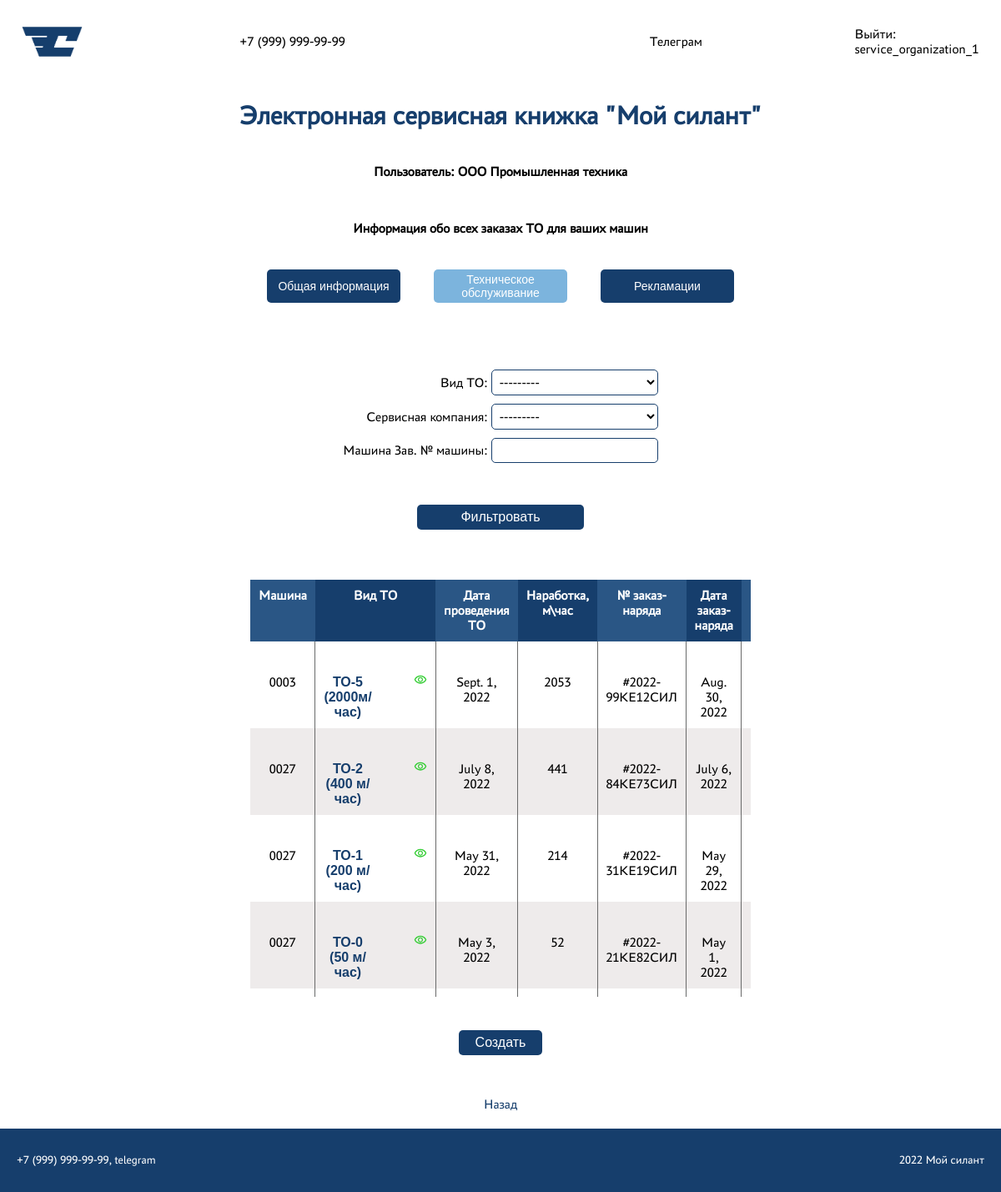
/maintenances/ (signed in), run on the app's committed database.
### core/models.py (models this page shows, shortened)
class Maintenance(models.Model):
    maintenance_type = models.ForeignKey(MaintenanceType, on_delete=models.CASCADE, verbose_name='Вид ТО')
    maintenance_date = models.DateField(null=True, verbose_name='Дата проведения ТО')
    operating_time = models.IntegerField(verbose_name='Наработка, м/час')
    work_order_number = models.CharField(max_length=255, verbose_name='№ заказ-наряда')
    work_order_date = models.DateField(null=True, verbose_name='Дата заказ-наряда')
    the_organization_that_carried_out_the_maintenance = models.ForeignKey(TheOrganizationThatCarriedOutTheMaintenance, on_delete=models.CASCADE, verbose_name='Организация, проводившая ТО')
    machine = models.ForeignKey(Machine, on_delete=models.CASCADE, verbose_name='Машина')
    service_company = models.ForeignKey(ServiceCompany, on_delete=models.CASCADE, blank=True, null=True, verbose_name='Сервисная компания')
    class Meta:
        ordering = ['-maintenance_date']

class Machine(models.Model):
    serial_number_of_machine = models.CharField(max_length=255, verbose_name='Зав. № машины')
    model_of_equipment = models.ForeignKey(EquipmentModel, on_delete=models.CASCADE, verbose_name='Модель техники')
    model_of_engine = models.ForeignKey(EngineModel, on_delete=models.CASCADE, verbose_name='Модель двигателя')
    serial_number_of_engine = models.CharField(max_length=255, verbose_name='Зав. № двигателя')
    transmission_model = models.ForeignKey(TransmissionModel, on_delete=models.CASCADE, verbose_name='Модель трансмиссии')
    serial_number_of_transmission = models.CharField(max_length=255, verbose_name='Зав. № трансмиссии')
    drive_axle_model = models.ForeignKey(DriveAxleModel, on_delete=models.CASCADE, verbose_name='Модель ведущего моста')
    serial_number_of_drive_axle = models.CharField(max_length=255, verbose_name='Зав. № ведущего моста')
    steering_axle_model = models.ForeignKey(SteeringAxleModel, on_delete=models.CASCADE, verbose_name='Модель управляемого моста')
    serial_number_of_steering_axle = models.CharField(max_length=255, verbose_name='Зав. № управляемого моста')
    supply_contract_number_and_date = models.CharField(max_length=255, verbose_name='Договор поставки №, дата')
    date_shipped_from_factory = models.DateField(null=True, verbose_name='Дата отгрузки с завода')
    recipient = models.CharField(max_length=255, verbose_name='Грузополучатель (конечный потребитель)')
    delivery_address = models.CharField(max_length=255, blank=True, verbose_name='Адрес доставки (эксплуатации)')
    equipment = models.CharField(max_length=255, blank=True, verbose_name='Комплектация (доп. опции)')
    client = models.ForeignKey(Client, on_delete=models.CASCADE, verbose_name='Клиент')
    service_company = models.ForeignKey(ServiceCompany, on_delete=models.CASCADE, verbose_name='Сервисная компания')
    class Meta:
        ordering = ['-date_shipped_from_factory']

class BaseModel(models.Model):
    def __str__(self):
        return self.name
    class Meta:
        abstract = True

class MaintenanceType(BaseModel):
    name = models.CharField(max_length=255)
    description = models.CharField(max_length=255)

### core/views.py (the view, shortened to what this page needs)
# urls.py: path('maintenances/', maintenance_list, name='maintenance_list'),
@login_required
@permission_required("core.view_maintenance", raise_exception=True)
def maintenance_list(request):
    client = None
    username = request.user.first_name
    service_company = None
    can_add_maintenances = request.user.has_perm("core.add_maintenance")
    can_update_maintenance = request.user.has_perm("core.change_maintenance")
    can_delete_maintenance = request.user.has_perm("core.delete_maintenance")
    try:
        client = Client.objects.get(user_id=request.user.id)
    except Client.DoesNotExist:
        try:
            service_company = ServiceCompany.objects.get(user_id=request.user.id)
        except ServiceCompany.DoesNotExist:
            maintenances = Maintenance.objects.all()
            maintenances_filter = MaintenanceFilter(request.GET, queryset=maintenances)
            return render(
                request,
                "maintenance/maintenance_list.html",
                {
                    "maintenances": maintenances,
                    "filter": maintenances_filter,
                    "can_add_maintenance": can_add_maintenances,
                    "can_update_maintenance": can_update_maintenance,
                    "can_delete_maintenance": can_delete_maintenance,
                    "username": username,
                    "client": client,
                },
            )
        client = username
        maintenances = Maintenance.objects.filter(service_company_id=service_company.id)
        maintenances_filter = MaintenanceFilter(request.GET, queryset=maintenances)
        return render(
            request,
            "maintenance/maintenance_list.html",
            {
                "maintenances": maintenances,
                "filter": maintenances_filter,
                "can_add_maintenance": can_add_maintenances,
                "can_update_maintenance": can_update_maintenance,
                "can_delete_maintenance": can_delete_maintenance,
                "username": username,
                "client": client,
            },
        )

### templates/maintenance/maintenance_list.html (shortened to what this page needs)
{% extends 'base.html' %}
{% block content %}
{% load static %}
<main class="main">
    <div class="result-wrapper">
        <h1>Информация обо всех заказах ТО для ваших машин</h1>
        {% include 'tabs.html' with active_tab='maintenance' %}
        {% if maintenances %}
        {% include 'forms/filter_form.html' %}
        <div class="adaptive-table-wrapper">
            <table class="adaptive-table">
                <thead>
                    <tr>
                        <th>Машина</th>
                        <th>Вид ТО</th>
                        <th>Дата проведения ТО</th>
                        <th>Наработка, м\час</th>
                        <th>№ заказ-наряда</th>
                        <th>Дата заказ-наряда</th>
                        <th>Организация проводившая ТО</th>
                    </tr>
                </thead>
                <tbody>
                    {% for maintenance in filter.qs %}
                    <tr>
                        <td>{{ maintenance.machine.serial_number_of_machine }}</td>
                        <td>
                            {% include 'button/button.html' with object_class='maintenance-type-info' object_id=maintenance.maintenance_type.id object_name=maintenance.maintenance_type %}
                        </td>
                        <td>{{ maintenance.maintenance_date }}</td>
                        <td>{{ maintenance.operating_time }}</td>
                        <td>{{ maintenance.work_order_number }}</td>
                        <td>{{ maintenance.work_order_date }}</td>
                        <td>
                        </td>
                    </tr>
                    {% endfor %}
                </tbody>
            </table>
        </div>
    </div>
    {% else %}
    <div class="result-wrapper">
        <span class="info-if-doesnt-exists">Заказов ТО нет в базе</span>
    </div>
    {% endif %}
    {% if can_add_maintenance %}
        <button class="sign-button" id="create_maintenance">Создать</button>
    {% endif %}
    <a href="{% url 'machine_list' %}" class="back-href">Назад</a>
</main>
{% endblock content %}

### templates/base.html (shortened to what this page needs)
<!DOCTYPE html>
<html lang="en">
  <head>
    {% load static %}
      <link href="{% static 'css/base.css' %}" rel="stylesheet" />
      <link href="{% static 'css/main/main.css' %}" rel="stylesheet" />
      <link href="{% static 'css/tabs/tabs.css' %}" rel="stylesheet" />
      <link href="{% static 'css/forms/create_forms.css' %}" rel="stylesheet" />
      <link href="{% static 'css/forms/login_forms.css' %}" rel="stylesheet" />
      <link href="{% static 'css/forms/filter_forms.css' %}" rel="stylesheet" />
      <link href="{% static 'css/modal/modal.css' %}" rel="stylesheet" />
  </head>
  <body>
    <nav>
        <div class="logo-signin-wrapper">
            <img src="{% static 'img/logo.jpg' %}">
            <div class="contact-container">
              <span>+7 (999) 999-99-99</span>
              <span>Телеграм</span>
            </div>
            {% if user.is_authenticated %}
            <a href="{% url 'account_logout' %}">Выйти: {{ user.username }}</a>
            {% else %}
            <a href="{% url 'account_login' %}">Авторизация</a>
            {% endif %}
        </div>
    </nav>
    <h1 class="title">Электронная сервисная книжка "Мой силант"</h1>
    <section class="main-section">
      <div class="user-info">
        {% if client %}
            <h1>Пользователь: {{ client }}</h1>
        {% elif username %}
            <h1>Пользователь: {{ username }}</h1>
        {% elif user.is_superuser %}
            <h1>Пользователь: Администратор</h1>
        {% else %}
            <h1>Пользователь: Гость</h1>
        {% endif %}
      </div>
      {% block content %}{% endblock %}
    </section>
    <footer>
        <div class="footer-wrapper">
            <span>+7 (999) 999-99-99, telegram</span>
            <span>2022 Мой силант</span>
        </div>
    </footer>
  </body>
</html>

### templates/tabs.html
<div class="tabs">
    <button {% if active_tab == 'general' %} class="sign-button active-tab" {% endif %} id="general-button" class="sign-button">Общая информация</button>
    <button {% if active_tab == 'maintenance' %} class="sign-button active-tab" {% endif %} id="maintenance-button" class="sign-button">Техническое обслуживание</button>
    <button {% if active_tab == 'complaint' %} class="sign-button active-tab" {% endif %} id="complaint-button" class="sign-button">Рекламации</button>
</div>

### templates/forms/filter_form.html
<div class="form-wrapper form-wrapper-small">
    <form method="get" class="login">
        <div class="right">
            {{ filter.form }}
        </div>
        <button type="submit" class="sign-button sign-button-large">Фильтровать</button>
    </form>
</div>

### templates/button/button.html
{% load static %}
<button class="summary-button {{ object_class }}"
    data-object-id="{{ object_id }}"
    title="Просмотреть информацию">
        <span class="back-href bold">{{ object_name }}</span>
        <img src="{% static 'img/eye.svg' %}" alt="Просмотреть" width="16" height="16" class="mg-lft">
</button>

### static/css/base.css (style rules this page uses)
* { margin: 0; padding: 0; border: 0; outline: 0; font-size: 100%; vertical-align: baseline; background: transparent; }
html, body { display: flex; flex-direction: column; align-items: center; height: 100%; width: 100%; font-family: 'PT Astra Sans', sans-serif; }
nav { background-color: white; width: 100%; display: flex; flex-direction: column; align-items: center; justify-content: space-between; align-items: center; color: black; }
.contact-container { display: flex; flex-direction: row; justify-content: space-around; align-items: center; width: 100%; }
.logo-signin-wrapper { display: flex; justify-content: space-between; align-items: center; width: 100%; }
.logo-signin-wrapper > img { height: 60px; padding: 20px 0 20px 20px; }
.logo-signin-wrapper > a { color: black; text-decoration: none; padding-right: 20px; }
.title { color: #163E6C; font-size: 32px; padding: 20px 0 20px 0; }
.main-section { display: flex; flex-direction: column; align-items: center; background-color: white; padding: 20px 0 0 0; margin-bottom: 20px; height: 200vh; }
footer { background-color: #163E6C; height: 100px; width: 100%; }
.footer-wrapper { color: white; font-size: 14px; display: flex; justify-content: space-between; align-items: center; width: 100%; height: 100%; }
.footer-wrapper > span { padding: 30px 20px 30px 20px; }
.tabs > .active-tab { background-color: rgba(110, 172, 218, 0.9); color: white; }

### static/css/main/main.css (style rules this page uses)
.main { display: flex; flex-direction: column; align-items: center; background-color: white; padding: 20px 0 0 0; }
.user-info { display: flex; flex-direction: column; margin-bottom: 10px; }
.result-wrapper { display: flex; flex-direction: column; justify-content: center; align-items: center; padding: 20px; width: 1600px; }
.bold { font-weight: 600; }
.summary-button { width: 100%; display: flex; flex-direction: row; align-items: baseline; justify-content: space-between; }
.mg-lft { margin-left: 50px; }
.adaptive-table-wrapper { margin-top: 20px; width: 100%; max-height: 500px; overflow: auto; }
.adaptive-table-wrapper > .adaptive-table { width: 100%; border-collapse: collapse; text-align: center; background-color: white; box-shadow: 0 5px 15px rgba(0, 0, 0, 0.2); }
.adaptive-table-wrapper > .adaptive-table td, .adaptive-table-wrapper > .adaptive-table th { padding: 10px; text-align: center; }
.adaptive-table-wrapper > .adaptive-table th { background-color: #163E6C; color: white; }
.adaptive-table-wrapper > .adaptive-table th:nth-child(odd) { background-color: #2a5685; }
.adaptive-table-wrapper > .adaptive-table tr:nth-child(even) { background-color: #eeebeb; }
.adaptive-table-wrapper > .adaptive-table td { border-right: 1px solid #696a6a; }
.adaptive-table-wrapper > .adaptive-table td:last-child { border-right: none; }
@media screen and (max-width: 1536px) { .result-wrapper { width: 1200px; } }
@media screen and (max-width: 1440px) { .result-wrapper { width: 800px; } }
@media screen and (max-width: 1366px) { .result-wrapper { width: 600px; } }

### static/css/tabs/tabs.css (style rules this page uses)
.tabs { display: flex; flex-direction: row; justify-content: space-around; align-items: center; width: 100%; margin: 20px 0 20px 0; }
.tabs > button { width: 400px; height: 40px; border-radius: 5px; margin: 20px; padding: 5px; background-color: #163E6C; color: white; display: flex; align-items: center; justify-content: center; font-size: 14px; cursor: pointer; }

### static/css/forms/login_forms.css (style rules this page uses)
.form-wrapper { margin-top: 20px; margin-bottom: 20px; display: flex; flex-direction: column; justify-content: center; align-items: center; }
.login { display: flex; flex-direction: column; justify-content: center; align-items: center; }
.sign-button { margin-top: 20px; margin-bottom: 20px; width: 100px; height: 30px; border-radius: 5px; padding: 5px; background-color: #163E6C; cursor: pointer; color: white; transition: 0.3s; }
.sign-button-large { width: 200px; }
.back-href { margin-top: 30px; cursor: pointer; color: #163E6C; text-decoration: none; transition: 0.3s; }

### static/css/forms/filter_forms.css (style rules this page uses)
div > input, select { border-radius: 5px; padding: 5px; background-color: white; border: 1px solid #163E6C; width: 300px; margin-bottom: 10px; width: 200px; }
div > input { width: 188px; }
.right { margin-top: 20px; display: flex; flex-direction: column; justify-content: center; align-items: flex-end; margin-bottom: 20px; }

### data on the page
Maintenance: machine.serial_number_of_machine "0003", maintenance_date "Sept. 1, 2022", operating_time "2053", work_order_number "#2022-99КЕ12СИЛ", work_order_date "Aug. 30, 2022"
MaintenanceType: name "ТО-5 (2000м/час)"
Maintenance: machine.serial_number_of_machine "0027", maintenance_date "July 8, 2022", operating_time "441", work_order_number "#2022-84КЕ73СИЛ", work_order_date "July 6, 2022"
MaintenanceType: name "ТО-2 (400 м/час)"
Maintenance: machine.serial_number_of_machine "0027", maintenance_date "May 31, 2022", operating_time "214", work_order_number "#2022-31КЕ19СИЛ", work_order_date "May 29, 2022"
MaintenanceType: name "ТО-1 (200 м/час)"
Maintenance: machine.serial_number_of_machine "0027", maintenance_date "May 3, 2022", operating_time "52", work_order_number "#2022-21КЕ82СИЛ", work_order_date "May 1, 2022"
MaintenanceType: name "ТО-0 (50 м/час)"

### other printed values
{{ user.username }} "service_organization_1"
{{ client }} "ООО Промышленная техника"
